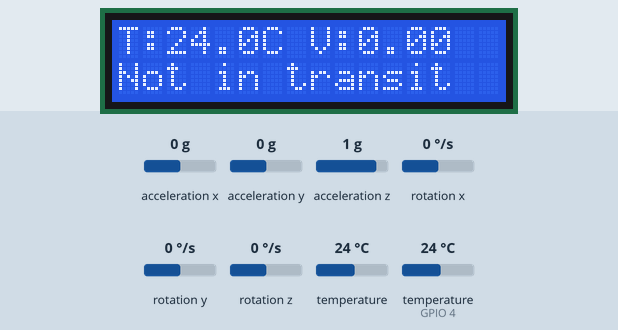
This sketch was run on a simulated ESP32. On the bench: 16×2 character LCD. Inputs (shaded band) come from the test bench; at power-on: acceleration x 0 g, temperature (sensor on GPIO 4) 24 °C, acceleration y 0 g, acceleration z 1 g, rotation x 0 °/s, rotation y 0 °/s, rotation z 0 °/s, temperature 24 °C. What the sketch prints to the serial monitor is not drawn.

Above: at 6.3 s.
6.4 s: acceleration x set to -1.4 g
At 11.7 s:
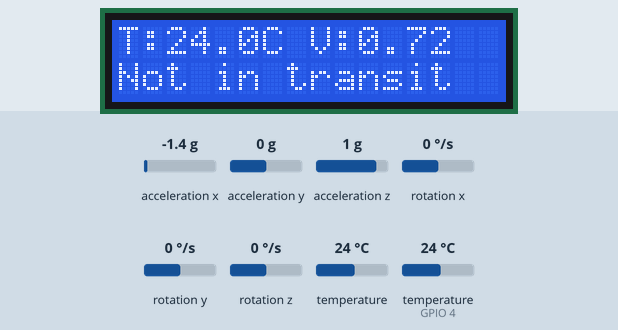
12.3 s: temperature (sensor on GPIO 4) set to 12 °C
At 16.4 s:
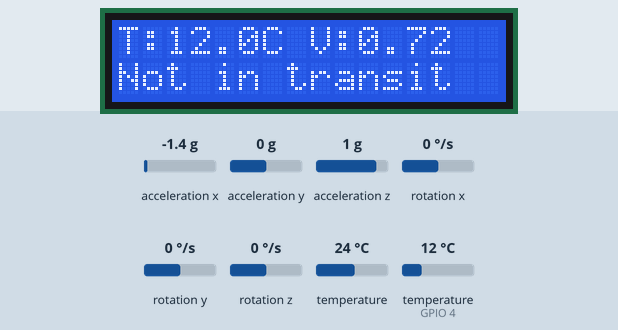
17.3 s: acceleration y set to -1.4 g
At 22.0 s:
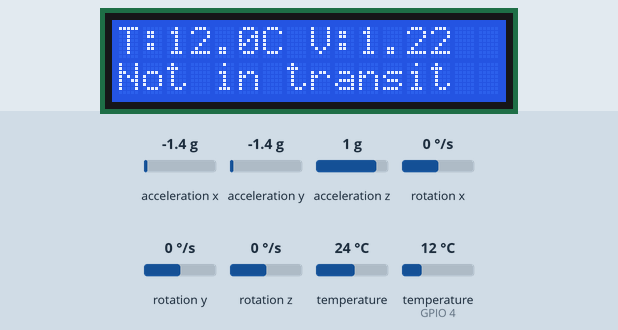
22.3 s: acceleration z set to -1.4 g
At 26.9 s:
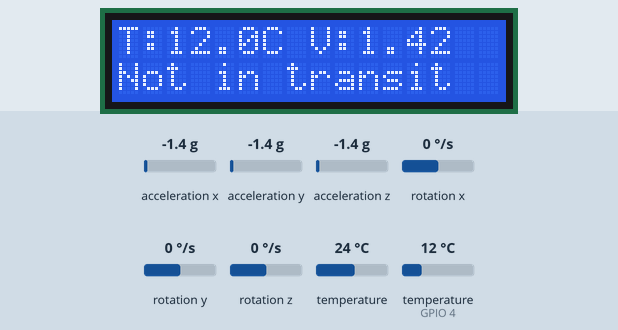
27.3 s: temperature (sensor on GPIO 4) set to 19 °C
At 31.6 s:
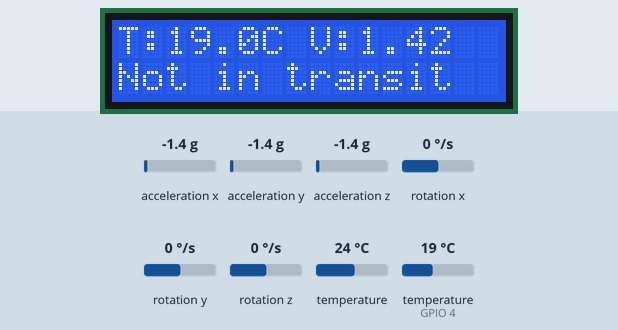
Timing chart, 0 to 33.1 s (numbered marks = the images above; inputs shaded):
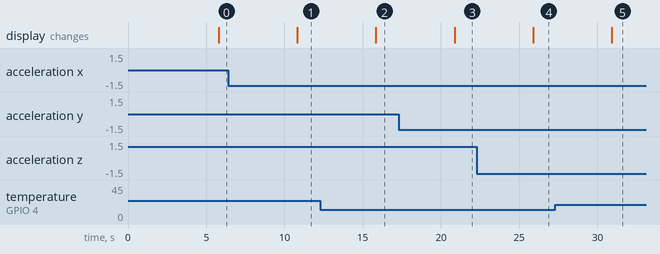

Measured:
- after the input at 6.4 s, the display: changes after 4.4 s (image 1)
- after the input at 12.3 s, the display: changes after 3.5 s (image 2)
- after the input at 17.3 s, the display: changes after 3.6 s (image 3)
- after the input at 22.3 s, the display: changes after 3.6 s (image 4)
- after the input at 27.3 s, the display: changes after 3.6 s (image 5)

The sketch:

ATOMS_ESP32.ino
```cpp
/*
 * ATOMS — Automated Organ Transport Monitoring System
 * ESP32 prototype firmware
 * DS18B20 temperature (GPIO4, 4.7k pull-up to 3.3V)
 * MPU6050 acceleration (I2C SDA21/SCL22)
 * MFRC522 RFID (SPI SS5/RST15, SCK18/MISO19/MOSI23)
 * 16x2 LCD with PCF8574 backpack (I2C, typically 0x27)
 */

#include <Arduino.h>
#include <WiFi.h>
#include <HTTPClient.h>
#include <WiFiClientSecure.h>
#include <Wire.h>
#include <SPI.h>
#include <OneWire.h>
#include <DallasTemperature.h>
#include <Adafruit_MPU6050.h>
#include <Adafruit_Sensor.h>
#include <MFRC522.h>
#include <LiquidCrystal_I2C.h>
#include <ArduinoJson.h>
#include <math.h>
#include "config.h"

#define ONE_WIRE_PIN 4
#define RFID_SS_PIN 5
#define RFID_RST_PIN 15
#define I2C_SDA_PIN 21
#define I2C_SCL_PIN 22

const unsigned long SAMPLE_INTERVAL_MS = 5000;
const unsigned long WIFI_RETRY_INTERVAL_MS = 30000;
const unsigned long LCD_REFRESH_INTERVAL_MS = 1000;

OneWire oneWire(ONE_WIRE_PIN);
DallasTemperature tempSensor(&oneWire);
Adafruit_MPU6050 mpu;
MFRC522 rfid(RFID_SS_PIN, RFID_RST_PIN);
LiquidCrystal_I2C lcd(0x27, 16, 2);

String lastOrganId = "UNASSIGNED";
String lastRfidUid = "";
bool mpuAvailable = false;
bool transportActive = false;
bool remainingSynced = false;
long remainingMin = -1;
long prevTransit = -1;
unsigned long remainingSyncMs = 0;
unsigned long lastSampleMs = 0;
unsigned long lastLcdMs = 0;
unsigned long lastWifiRetryMs = 0;
float latestTemperature = NAN;
float latestVibration = NAN;

void lcdBanner(const char* top, const char* bottom) {
  lcd.clear();
  lcd.setCursor(0, 0);
  lcd.print(top);
  lcd.setCursor(0, 1);
  lcd.print(bottom);
  delay(1200);
}

void connectWiFi() {
#if ENABLE_BACKEND
  if (WiFi.status() == WL_CONNECTED) return;
  if (strlen(WIFI_SSID) == 0 || strlen(SERVER_URL) == 0) {
    Serial.println("Backend enabled but WiFi/server not configured");
    return;
  }
  Serial.println("Connecting WiFi...");
  WiFi.mode(WIFI_STA);
  WiFi.begin(WIFI_SSID, WIFI_PASSWORD);
  for (int i = 0; i < 20 && WiFi.status() != WL_CONNECTED; ++i) {
    delay(500);
  }
  Serial.println(WiFi.status() == WL_CONNECTED ? "WiFi connected" : "WiFi unavailable; local monitoring continues");
#endif
}

void readRfid() {
  if (!rfid.PICC_IsNewCardPresent() || !rfid.PICC_ReadCardSerial()) return;
  String uid;
  for (byte i = 0; i < rfid.uid.size; ++i) {
    if (rfid.uid.uidByte[i] < 0x10) uid += "0";
    uid += String(rfid.uid.uidByte[i], HEX);
  }
  uid.toUpperCase();
  lastRfidUid = uid;
  lastOrganId = uid;  // Prototype: UID acts as ID, not verified organ metadata
  Serial.println("RFID UID: " + uid);
  rfid.PICC_HaltA();
  rfid.PCD_StopCrypto1();
}

float readVibration() {
  if (!mpuAvailable) return NAN;
  sensors_event_t a, g, t;
  mpu.getEvent(&a, &g, &t);
  const float magnitude = sqrtf(a.acceleration.x * a.acceleration.x +
                                a.acceleration.y * a.acceleration.y +
                                a.acceleration.z * a.acceleration.z);
  return fabsf(magnitude - 9.81f) / 9.81f;
}

void updateLcd() {
  lcd.clear();
  lcd.setCursor(0, 0);
  if (isnan(latestTemperature)) lcd.print("T:--.-C");
  else {
    lcd.print("T:"); lcd.print(latestTemperature, 1); lcd.print("C");
  }
  lcd.print(" V:");
  if (isnan(latestVibration)) lcd.print("--");
  else lcd.print(latestVibration, 2);

  lcd.setCursor(0, 1);
  if (transportActive && remainingSynced) {
    long elapsed = (long)((millis() - remainingSyncMs) / 60000UL);
    long left = max(0L, remainingMin - elapsed);
    lcd.print("Left:"); lcd.print(left / 60);
    lcd.print("h "); lcd.print(left % 60); lcd.print("m");
  } else {
    lcd.print("Not in transit");
  }
}

#if ENABLE_BACKEND
void sendReading(float temperature, float vibration) {
  if (WiFi.status() != WL_CONNECTED) return;
  if (isnan(temperature) || isnan(vibration)) {
    Serial.println("Skipping upload: sensor reading unavailable");
    return;
  }

  StaticJsonDocument<256> doc;
  doc["organId"] = lastOrganId;
  doc["temperature"] = temperature;
  doc["vibration"] = vibration;
  doc["latitude"] = 12.9716;  // Demo placeholder, NOT live GPS
  doc["longitude"] = 77.5946; // Demo placeholder, NOT live GPS
  doc["lockStatus"] = true;   // Demo placeholder, NOT actual lock sensing
  doc["rfidUid"] = lastRfidUid;
  String payload;
  serializeJson(doc, payload);

  WiFiClientSecure client;
  // Prototype only: certificate validation disabled.
  // Replace with a trusted root CA for production use.
  client.setInsecure();
  HTTPClient http;
  http.setTimeout(4000);
  if (!http.begin(client, SERVER_URL)) return;
  http.addHeader("Content-Type", "application/json");
  int code = http.POST(payload);
  Serial.printf("POST status: %d\n", code);
  if (code >= 200 && code < 300) {
    StaticJsonDocument<1024> response;
    if (deserializeJson(response, http.getString()) == DeserializationError::Ok) {
      long transit = response["transitMinutes"].isNull() ? -1 : response["transitMinutes"].as<long>();
      bool active = transit >= 0;
      if (active && !transportActive) lcdBanner("Transport", "STARTED");
      else if (!active && transportActive) lcdBanner("Transport", "ENDED");
      else if (active && transportActive && prevTransit >= 0 && transit < prevTransit)
        lcdBanner("Transport", "RESET");
      transportActive = active;
      prevTransit = transit;
      if (active && !response["remainingMinutes"].isNull()) {
        remainingMin = response["remainingMinutes"].as<long>();
        remainingSyncMs = millis();
        remainingSynced = true;
      } else if (!active) {
        remainingSynced = false;
      }
    }
  }
  http.end();
}
#endif

void setup() {
  Serial.begin(115200);
  Wire.begin(I2C_SDA_PIN, I2C_SCL_PIN);
  lcd.init();
  lcd.backlight();
  lcd.print("ATOMS booting...");
  tempSensor.begin();
  mpuAvailable = mpu.begin();
  if (mpuAvailable) {
    mpu.setAccelerometerRange(MPU6050_RANGE_8_G);
    mpu.setGyroRange(MPU6050_RANGE_500_DEG);
    mpu.setFilterBandwidth(MPU6050_BAND_21_HZ);
  } else {
    Serial.println("MPU6050 unavailable; vibration shown as --");
  }
  SPI.begin();
  rfid.PCD_Init();
  connectWiFi();
  updateLcd();
}

void loop() {
  readRfid();
  const unsigned long now = millis();
#if ENABLE_BACKEND
  if (WiFi.status() != WL_CONNECTED && now - lastWifiRetryMs >= WIFI_RETRY_INTERVAL_MS) {
    lastWifiRetryMs = now;
    connectWiFi();
  }
#endif
  if (now - lastSampleMs >= SAMPLE_INTERVAL_MS) {
    lastSampleMs = now;
    tempSensor.requestTemperatures();
    float t = tempSensor.getTempCByIndex(0);
    latestTemperature = (t == DEVICE_DISCONNECTED_C) ? NAN : t;
    latestVibration = readVibration();
    Serial.print("ID="); Serial.print(lastOrganId);
    Serial.print(" T="); Serial.print(latestTemperature);
    Serial.print(" V="); Serial.println(latestVibration);
#if ENABLE_BACKEND
    sendReading(latestTemperature, latestVibration);
#endif
    updateLcd();
  }
  if (now - lastLcdMs >= LCD_REFRESH_INTERVAL_MS) {
    lastLcdMs = now;
    if (transportActive && remainingSynced) updateLcd();
  }
}
```

config.example.h
```cpp
#pragma once

// Copy this file to config.h.
// 0 = standalone sensor/RFID/LCD demo; 1 = enable optional backend communication.
#define ENABLE_BACKEND 0

const char* WIFI_SSID = "YOUR_WIFI_NAME";
const char* WIFI_PASSWORD = "YOUR_WIFI_PASSWORD";
const char* SERVER_URL = "https://atoms-server.example/api/readings";
```
